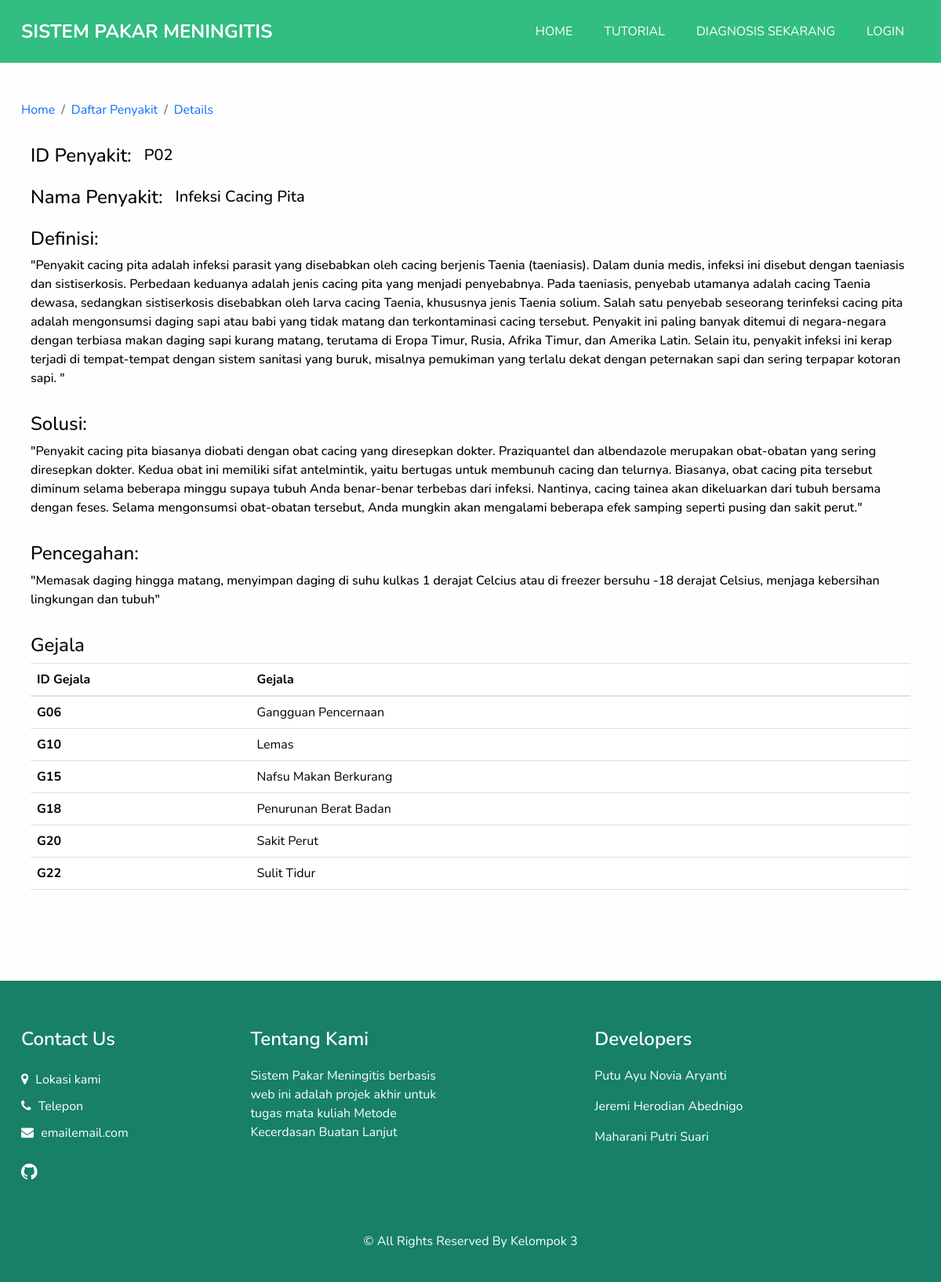
/details/?IdPenyakit=2, run on an earlier commit of the app's database.
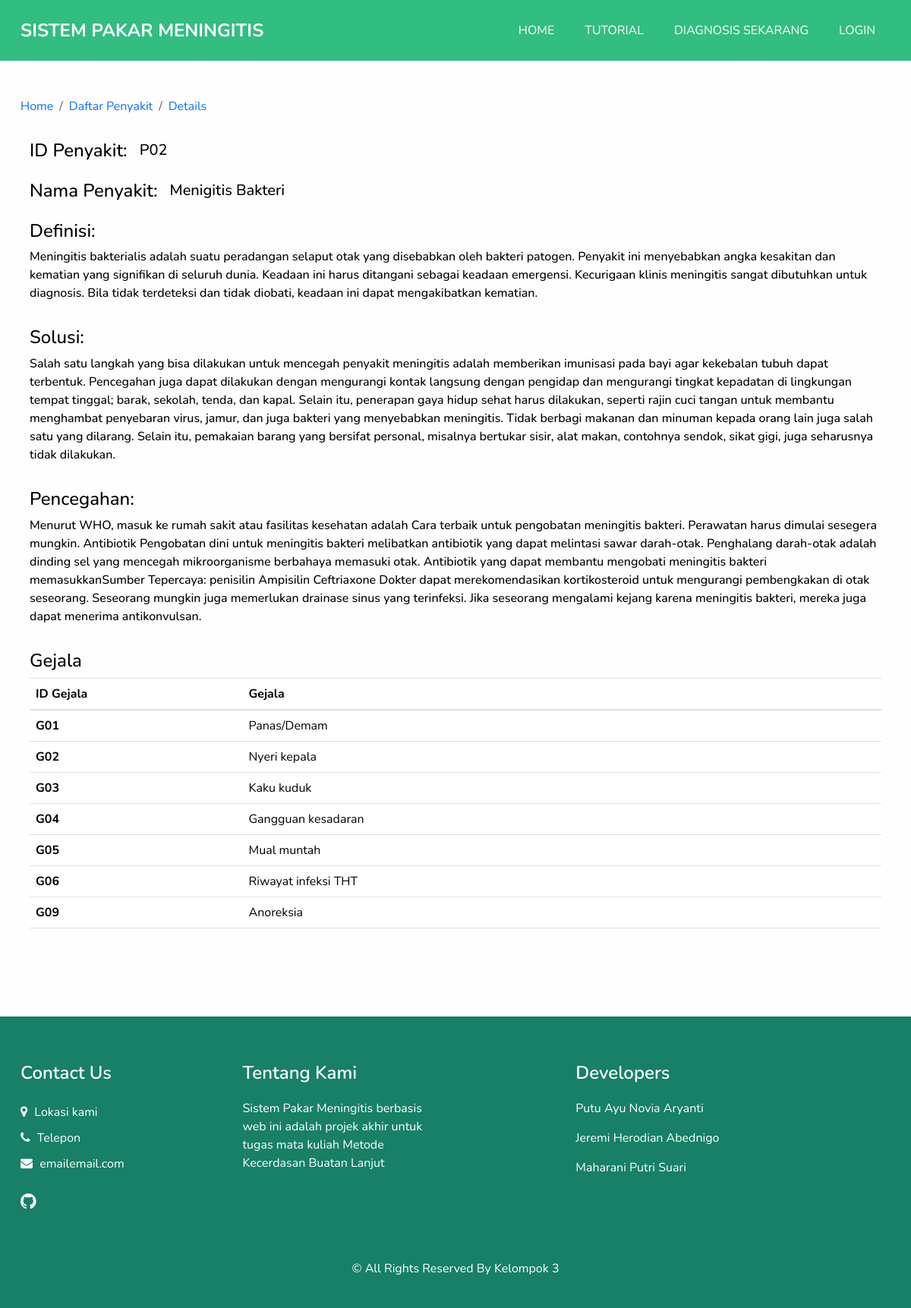
And on a later commit of the database.
### DomainPakar/models.py (models this page shows, shortened)
class Penyakit(models.Model):
    IDPenyakit = models.CharField(max_length=4, null=True, blank=True)
    NamaPenyakit = models.CharField(max_length=100, null=True, blank=True)
    Definisi = models.TextField(null=True, blank=True)
    Solusi = models.TextField(null=True, blank=True)
    Pencegahan = models.TextField(null=True, blank=True)
    GejalaPenyakit = models.ManyToManyField(Gejala, blank=True)

class Gejala(models.Model):
    IDGejala = models.CharField(max_length=4, null=True, blank=True)
    NamaGejala = models.TextField(null=True, blank=True)
    Pertanyaan = models.TextField(null=True, blank=True)
    SubPenjelasan = models.TextField(null=True, blank=True)

### DomainPakar/views.py (the view)
# urls.py: path('details/', PakarViews.detailsPenyakitView),
def detailsPenyakitView(request):
    userLogin = request.user.is_authenticated and request.user.is_superuser
    if request.method == 'GET':
        IDPenyakit = request.GET['IdPenyakit']
        if IDPenyakit is not None:
            penyakitObj = Penyakit.objects.get(pk=IDPenyakit)
        else:
            return redirect('/penyakit')
        contexts = {
            'login': userLogin,
            'PenyakitObj': penyakitObj,
            'Gejalas': penyakitObj.GejalaPenyakit.all()
        }
        return render(request=request, context=contexts, template_name='details.html')

### DomainPakar/templates/details.html
{% extends 'base2.html' %}
{% block content %}
<div class="container">
     <nav class="mt-5" aria-label="breadcrumb">
          <ol class="breadcrumb">
               <li class="breadcrumb-item"><a href="/">Home</a></li>
               <li class="breadcrumb-item"><a href="/penyakit">Daftar Penyakit</a></li>
               <li class="breadcrumb-item text-primary" aria-current="page">Details</li>
          </ol>
     </nav>
     <div class="container pt-3">
          <div class="d-flex mb-3 align-items-center">
               <h4 class="me-3">ID Penyakit:</h4>
               <h5 class="fw-medium">{{ PenyakitObj.IDPenyakit }}</h5>
          </div>
          <div class="d-flex mb-3 align-items-center">
               <h4 class="me-3">Nama Penyakit:</h4>
               <h5 class="fw-medium">{{ PenyakitObj.NamaPenyakit }}</h5>
          </div>
          <div class="d-flex mb-3 flex-column">
               <h4 class="me-3">Definisi:</h4>
               <p class="fw-medium">{{ PenyakitObj.Definisi }}</p>
          </div>
          <div class="d-flex mb-3 flex-column">
               <h4 class="me-3">Solusi:</h4>
               <p class="fw-medium">{{ PenyakitObj.Solusi }}</p>
          </div>
          <div class="d-flex mb-3 flex-column">
               <h4 class="me-3">Pencegahan:</h4>
               <p class="fw-medium">{{ PenyakitObj.Pencegahan }}</p>
          </div>
          <h4>Gejala</h4>
          <table class="table">
               <thead>
                    <tr>
                         <th class="col-3" scope="col">ID Gejala</th>
                         <th class="col-9" scope="col">Gejala</th>
                    </tr>
               </thead>
               <tbody>
               {% for gejala in Gejalas %}
                   <tr>
                         <th scope="row">{{ gejala.IDGejala }}</th>
                         <td>{{ gejala.NamaGejala }}</td>
                    </tr>
               {% endfor %}
               </tbody>
          </table>
     </div>
</div>
<div class="container" style="height: 100px;"></div>
{% endblock %}

What changed in the data, as far as the page shows it:
no longer on this page (row edited): Gejala: IDGejala "G10", NamaGejala "Lemas"
removed Gejala: IDGejala "G15", NamaGejala "Nafsu Makan Berkurang"
removed Gejala: IDGejala "G18", NamaGejala "Penurunan Berat Badan"
removed Gejala: IDGejala "G20", NamaGejala "Sakit Perut"
removed Gejala: IDGejala "G22", NamaGejala "Sulit Tidur"
changed Penyakit: NamaPenyakit "Infeksi Cacing Pita" → "Menigitis Bakteri"; Definisi "\"Penyakit cacing pita adalah infeksi parasit yang disebabkan oleh cacing berjenis Taenia (taeniasis). Dalam dunia medis, infeksi ini disebut dengan taeniasis dan sistiserkosis. Perbedaan keduanya adalah jenis cacing pita yang menjadi penyebabnya. Pada taeniasis, penyebab utamanya adalah cacing Taenia dewasa, sedangkan sistiserkosis disebabkan oleh larva cacing Taenia, khususnya jenis Taenia solium. Salah satu penyebab seseorang terinfeksi cacing pita adalah mengonsumsi daging sapi atau babi yang tidak matang dan terkontaminasi cacing tersebut. Penyakit ini paling banyak ditemui di negara-negara dengan terbiasa makan daging sapi kurang matang, terutama di Eropa Timur, Rusia, Afrika Timur,…" → "Meningitis bakterialis adalah suatu peradangan selaput otak yang disebabkan oleh bakteri patogen. Penyakit ini menyebabkan angka kesakitan dan kematian yang signifikan di seluruh dunia. Keadaan ini harus ditangani sebagai keadaan emergensi. Kecurigaan klinis meningitis sangat dibutuhkan untuk diagnosis. Bila tidak terdeteksi dan tidak diobati, keadaan ini dapat mengakibatkan kematian."; Solusi "\"Penyakit cacing pita biasanya diobati dengan obat cacing yang diresepkan dokter. Praziquantel dan albendazole merupakan obat-obatan yang sering diresepkan dokter. Kedua obat ini memiliki sifat antelmintik, yaitu bertugas untuk membunuh cacing dan telurnya. Biasanya, obat cacing pita tersebut diminum selama beberapa minggu supaya tubuh Anda benar-benar terbebas dari infeksi. Nantinya, cacing tainea akan dikeluarkan dari tubuh bersama dengan feses. Selama mengonsumsi obat-obatan tersebut, Anda mungkin akan mengalami beberapa efek samping seperti pusing dan sakit perut.\"" → "Salah satu langkah yang bisa dilakukan untuk mencegah penyakit meningitis adalah memberikan imunisasi pada bayi agar kekebalan tubuh dapat terbentuk. Pencegahan juga dapat dilakukan dengan mengurangi kontak langsung dengan pengidap dan mengurangi tingkat kepadatan di lingkungan tempat tinggal; barak, sekolah, tenda, dan kapal. Selain itu, penerapan gaya hidup sehat harus dilakukan, seperti rajin cuci tangan untuk membantu menghambat penyebaran virus, jamur, dan juga bakteri yang menyebabkan meningitis. Tidak berbagi makanan dan minuman kepada orang lain juga salah satu yang dilarang. Selain itu, pemakaian barang yang bersifat personal, misalnya bertukar sisir, alat makan, contohnya sendok,…"; Pencegahan "\"Memasak daging hingga matang, menyimpan daging di suhu kulkas 1 derajat Celcius atau di freezer bersuhu -18 derajat Celsius, menjaga kebersihan lingkungan dan tubuh\"" → "Menurut WHO, masuk ke rumah sakit atau fasilitas kesehatan adalah Cara terbaik untuk pengobatan meningitis bakteri. Perawatan harus dimulai sesegera mungkin. Antibiotik Pengobatan dini untuk meningitis bakteri melibatkan antibiotik yang dapat melintasi sawar darah-otak. Penghalang darah-otak adalah dinding sel yang mencegah mikroorganisme berbahaya memasuki otak. Antibiotik yang dapat membantu mengobati meningitis bakteri memasukkanSumber Tepercaya: penisilin Ampisilin Ceftriaxone Dokter dapat merekomendasikan kortikosteroid untuk mengurangi pembengkakan di otak seseorang. Seseorang mungkin juga memerlukan drainase sinus yang terinfeksi. Jika seseorang mengalami kejang karena meningitis…"
now on this page (row edited): Gejala: IDGejala "G01", NamaGejala "Panas/Demam"
now on this page (row edited): Gejala: IDGejala "G02", NamaGejala "Nyeri kepala"
now on this page (row edited): Gejala: IDGejala "G03", NamaGejala "Kaku kuduk"
now on this page (row edited): Gejala: IDGejala "G04", NamaGejala "Gangguan kesadaran"
now on this page (row edited): Gejala: IDGejala "G05", NamaGejala "Mual muntah"
changed Gejala: NamaGejala "Gangguan Pencernaan" → "Riwayat infeksi THT"
now on this page (row edited): Gejala: IDGejala "G09", NamaGejala "Anoreksia"
